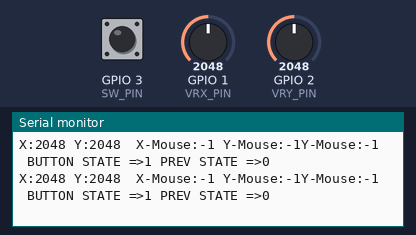
The sketch below on a simulated ESP32. On the bench: the last lines printed to the serial monitor. Inputs (shaded band) come from the test bench; at power-on: GPIO 3 (SW_PIN) HIGH, GPIO 1 (VRX_PIN) = 2048, GPIO 2 (VRY_PIN) = 2048. USB keyboard and mouse output is not drawn.

Above: at 1.2 s.
1.3 s: GPIO 3 (SW_PIN) pulled LOW for 0.15 s
At 1.9 s:
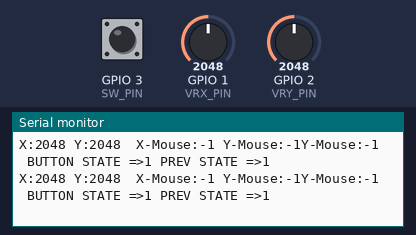
2.9 s: GPIO 1 (VRX_PIN) set to 2866
At 3.8 s:
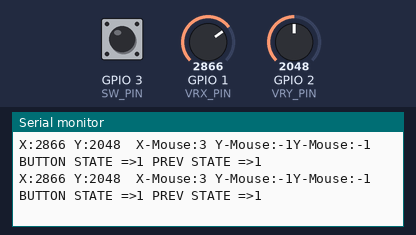
4.4 s: GPIO 2 (VRY_PIN) set to 2866
At 5.5 s:
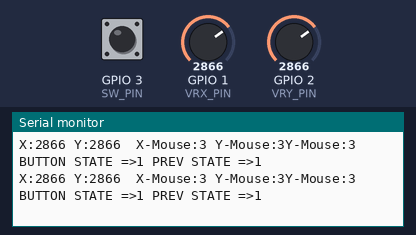
5.9 s: GPIO 3 (SW_PIN) pulled LOW for 1 s
At 6.4 s:
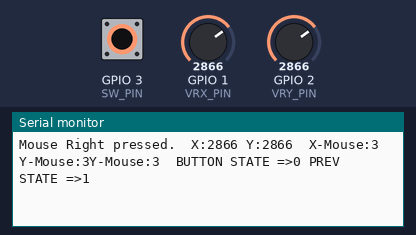
8.4 s: GPIO 1 (VRX_PIN) set to 3603
At 9.1 s:
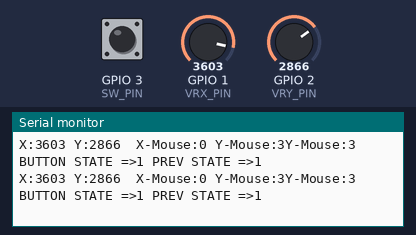
9.9 s: GPIO 3 (SW_PIN) pulled LOW for 1 s
At 10.9 s:
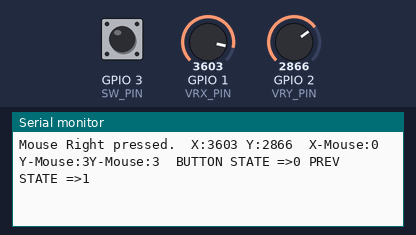
Timing chart, 0 to 12.9 s (numbered marks = the images above; inputs shaded):
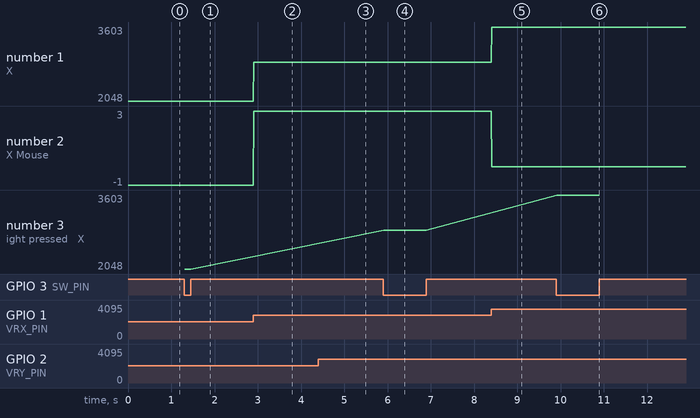

The sketch:

spacemouse.ino
```cpp
#include <BleMouse.h>
const int DEADZONE = 7;  // Adjust this value based on your joystick
// Define the pins for the joystick module
const int VRX_PIN = D0;  // X-axis analog pin
const int VRY_PIN = D1;  // Y-axis analog pin
const int SW_PIN = D2;   // Switch/Button pin
int state = HIGH;
int ledstate = LOW;
BleMouse bleMouse;

void setup() {
  Serial.begin(115200);
  bleMouse.begin();
  pinMode(SW_PIN, INPUT_PULLUP);
}

void loop() {
  int x = analogRead(VRX_PIN);
  int y = analogRead(VRY_PIN);
  int sw = digitalRead(SW_PIN);
  int mouse_x = map(x, 4, 4095, -10, 10);  // Adjust sensitivity as needed
  int mouse_y = map(y, 2, 4095, -10, 10);  // Adjust sensitivity as needed


  if (mouse_x == 7) {
    mouse_x = 0;
  }

  if (mouse_y == 7) {
    mouse_y = 0;
  }

  // Move the mouse pointer based on joystick values
  if (mouse_x != 0 || mouse_y != 0) {
    bleMouse.move(mouse_x, mouse_y, 0);
  }

  //Check if the joystick button is pressed
  if (sw == LOW) {
    if (ledstate == LOW) {
      ledstate = HIGH;
    } else {
      ledstate = LOW;
    }
    if (ledstate == HIGH) {
      bleMouse.press(MOUSE_RIGHT);
      Serial.print("Mouse Right pressed.");
      Serial.print("\t");
    } else {
      bleMouse.release(MOUSE_RIGHT);
      Serial.print("Mouse Right released.");
      Serial.print("\t");
    }
  }

  Serial.print("X:");
  Serial.print(x);
  Serial.print(" ");
  Serial.print("Y:");
  Serial.print(y);
  Serial.print("\t");
  Serial.print("X-Mouse:");
  Serial.print(mouse_x);
  Serial.print(" ");
  Serial.print("Y-Mouse:");
  Serial.print(mouse_y);
  Serial.print("Y-Mouse:");
  Serial.print(mouse_y);
  Serial.print("\t");
  Serial.print("BUTTON STATE =>");
  Serial.print(sw);
  Serial.print(" ");
  Serial.print("PREV STATE =>");
  Serial.print(ledstate);
  Serial.println();
  delay(10);
}
```

Measured:
- after the input at 1.3 s, the serial monitor: prints a new line at once (image 1)
- after the input at 2.9 s, the serial monitor: prints a new line at once (image 2)
- after the input at 4.4 s, the serial monitor: prints a new line at once (image 3)
- after the input at 5.9 s, the serial monitor: prints a new line at once (image 4)
- after the input at 8.4 s, the serial monitor: prints a new line at once (image 5)
- after the input at 9.9 s, the serial monitor: prints a new line at once (image 6)
- plotted number 1: 2048 → 2866 after the input at 2.9 s, 2866 → 3603 after the input at 8.4 s
- plotted number 2: -1 → 3 after the input at 2.9 s
